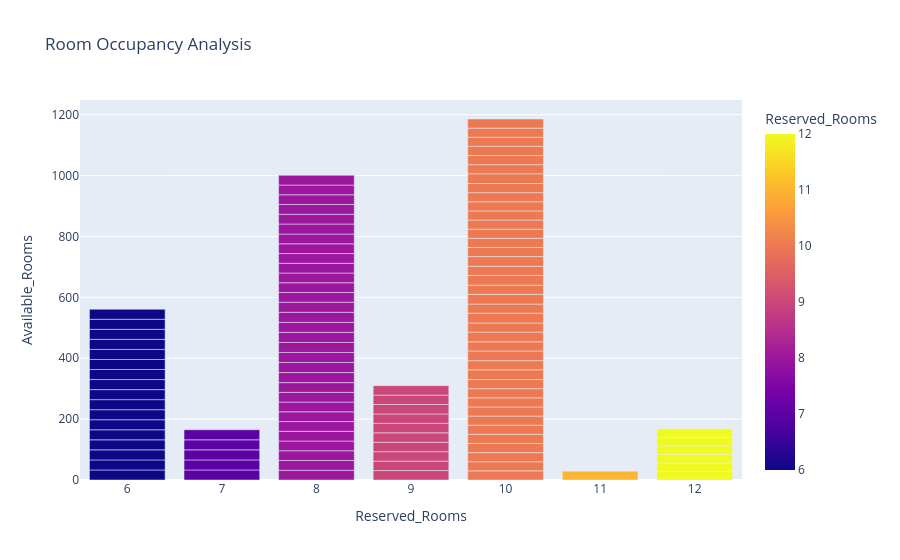

The code cell stored with this chart in its notebook:
### Markdown cell above
# Room Occupancy analysis

### Code cell
average = df["Available_Rooms"].mean()
fig = px.bar(df,x="Reserved_Rooms",y="Available_Rooms",color="Reserved_Rooms",title="Room Occupancy Analysis")
fig.show()

### Figure 1 — Plotly figure (JSON) as saved in the notebook; plotly's stock layout.template omitted (floating-point values rounded to 4 significant figures)
{"data": [{"hovertemplate": "Reserved_Rooms=%{marker.color}<br>Available_Rooms=%{y}<extra></extra>", "legendgroup": "", "marker": {"color": [10, 8, 6, 10, 8, 6, 10, 8, 6, 10, 8, 6, 10, 8, 6, 10, 8, 6, 10, 8, 6, 10, 8, 6, 10, 8, 6, 10, 8, 6, 10, 9, 10, 8, 10, 9, 10, 8, 10, 9, 10, 8, 10, 9, 10, 8, 10, 9, 10, 8, 10, 9, 10, 8, 10, 9, 10, 8, 10, 9, 8, 8, 6, 10, 8, 6, 10, 8, 6, 10, 8, 6, 10, 8, 6, 10, 8, 6, 10, 8, 6, 10, 9, 10, 8, 11, 10, 9, 12, 10, 8, 7, 12, 10, 8, 7, 12, 10, 8, 7, 12, 10, 8, 7, 12, 10, 8, 7, 12], "coloraxis": "coloraxis", "pattern": {"shape": ""}}, "name": "", "orientation": "v", "showlegend": false, "textposition": "auto", "type": "bar", "x": [10, 8, 6, 10, 8, 6, 10, 8, 6, 10, 8, 6, 10, 8, 6, 10, 8, 6, 10, 8, 6, 10, 8, 6, 10, 8, 6, 10, 8, 6, 10, 9, 10, 8, 10, 9, 10, 8, 10, 9, 10, 8, 10, 9, 10, 8, 10, 9, 10, 8, 10, 9, 10, 8, 10, 9, 10, 8, 10, 9, 8, 8, 6, 10, 8, 6, 10, 8, 6, 10, 8, 6, 10, 8, 6, 10, 8, 6, 10, 8, 6, 10, 9, 10, 8, 11, 10, 9, 12, 10, 8, 7, 12, 10, 8, 7, 12, 10, 8, 7, 12, 10, 8, 7, 12, 10, 8, 7, 12], "xaxis": "x", "y": [30, 32, 33, 30, 32, 33, 30, 32, 33, 30, 32, 33, 30, 32, 33, 30, 32, 33, 30, 32, 33, 30, 32, 33, 30, 32, 33, 30, 32, 33, 30, 31, 32, 33, 30, 31, 32, 33, 30, 31, 32, 33, 30, 31, 32, 33, 30, 31, 32, 33, 30, 31, 32, 33, 30, 31, 32, 33, 30, 31, 33, 32, 33, 30, 32, 33, 30, 32, 33, 30, 32, 33, 30, 32, 33, 30, 32, 33, 30, 32, 33, 30, 31, 32, 33, 29, 30, 31, 28, 30, 32, 33, 28, 30, 32, 33, 28, 30, 32, 33, 28, 30, 32, 33, 28, 30, 32, 33, 28], "yaxis": "y"}], "layout": {"barmode": "relative", "coloraxis": {"colorbar": {"title": {"text": "Reserved_Rooms"}}, "colorscale": [[0, "#0d0887"], [0.1111, "#46039f"], [0.2222, "#7201a8"], [0.3333, "#9c179e"], [0.4444, "#bd3786"], [0.5556, "#d8576b"], [0.6667, "#ed7953"], [0.7778, "#fb9f3a"], [0.8889, "#fdca26"], [1, "#f0f921"]]}, "legend": {"tracegroupgap": 0}, "title": {"text": "Room Occupancy Analysis"}, "xaxis": {"anchor": "y", "domain": [0, 1], "title": {"text": "Reserved_Rooms"}}, "yaxis": {"anchor": "x", "domain": [0, 1], "title": {"text": "Available_Rooms"}}}}
